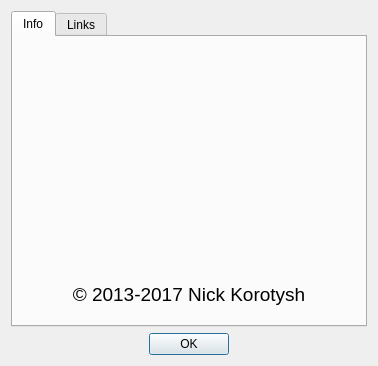
<?xml version="1.0" encoding="UTF-8"?>
<ui version="4.0">
 <class>digital_clock::gui::AboutDialog</class>
 <widget class="QDialog" name="digital_clock::gui::AboutDialog">
  <property name="geometry">
   <rect>
    <x>0</x>
    <y>0</y>
    <width>378</width>
    <height>323</height>
   </rect>
  </property>
  <property name="windowTitle">
   <string>About</string>
  </property>
  <layout class="QGridLayout" name="gridLayout">
   <item row="1" column="2">
    <spacer name="h_spacer_2">
     <property name="orientation">
      <enum>Qt::Horizontal</enum>
     </property>
     <property name="sizeHint" stdset="0">
      <size>
       <width>136</width>
       <height>20</height>
      </size>
     </property>
    </spacer>
   </item>
   <item row="1" column="1">
    <widget class="QPushButton" name="ok_btn">
     <property name="text">
      <string notr="true">OK</string>
     </property>
     <property name="default">
      <bool>true</bool>
     </property>
    </widget>
   </item>
   <item row="1" column="0">
    <spacer name="h_spacer_1">
     <property name="orientation">
      <enum>Qt::Horizontal</enum>
     </property>
     <property name="sizeHint" stdset="0">
      <size>
       <width>137</width>
       <height>20</height>
      </size>
     </property>
    </spacer>
   </item>
   <item row="0" column="0" colspan="3">
    <widget class="QTabWidget" name="tabWidget">
     <property name="currentIndex">
      <number>0</number>
     </property>
     <widget class="QWidget" name="info_tab">
      <attribute name="title">
       <string>Info</string>
      </attribute>
      <layout class="QVBoxLayout" name="info_tab_layout">
       <item>
        <widget class="QLabel" name="logo_lbl">
         <property name="text">
          <string notr="true">&lt;logo&gt;</string>
         </property>
         <property name="alignment">
          <set>Qt::AlignCenter</set>
         </property>
        </widget>
       </item>
       <item>
        <widget class="QLabel" name="app_name_lbl">
         <property name="font">
          <font>
           <pointsize>22</pointsize>
           <weight>75</weight>
           <bold>true</bold>
          </font>
         </property>
         <property name="text">
          <string notr="true">&lt;App Name&gt;</string>
         </property>
         <property name="alignment">
          <set>Qt::AlignCenter</set>
         </property>
        </widget>
       </item>
       <item>
        <widget class="QLabel" name="app_ver_lbl">
         <property name="font">
          <font>
           <pointsize>14</pointsize>
           <weight>75</weight>
           <bold>true</bold>
          </font>
         </property>
         <property name="text">
          <string notr="true">&lt;app version&gt;</string>
         </property>
         <property name="alignment">
          <set>Qt::AlignCenter</set>
         </property>
        </widget>
       </item>
       <item>
        <widget class="QLabel" name="build_qt_lbl">
         <property name="font">
          <font>
           <pointsize>12</pointsize>
          </font>
         </property>
         <property name="text">
          <string notr="true">&lt;build info&gt;</string>
         </property>
         <property name="alignment">
          <set>Qt::AlignCenter</set>
         </property>
        </widget>
       </item>
       <item>
        <widget class="QLabel" name="build_date_lbl">
         <property name="font">
          <font>
           <pointsize>12</pointsize>
          </font>
         </property>
         <property name="text">
          <string notr="true">&lt;build date&gt;</string>
         </property>
         <property name="alignment">
          <set>Qt::AlignCenter</set>
         </property>
        </widget>
       </item>
       <item>
        <widget class="QLabel" name="copyright_lbl">
         <property name="font">
          <font>
           <pointsize>14</pointsize>
          </font>
         </property>
         <property name="text">
          <string>© 2013-2017 Nick Korotysh</string>
         </property>
         <property name="alignment">
          <set>Qt::AlignCenter</set>
         </property>
        </widget>
       </item>
      </layout>
     </widget>
     <widget class="QWidget" name="links_tab">
      <attribute name="title">
       <string>Links</string>
      </attribute>
      <layout class="QVBoxLayout" name="links_tab_layout">
       <item>
        <widget class="QGroupBox" name="project_group">
         <property name="title">
          <string>Useful links</string>
         </property>
         <layout class="QVBoxLayout" name="project_group_layout">
          <item>
           <widget class="QLabel" name="homepage_lbl">
            <property name="text">
             <string>&lt;a href=&quot;http://digitalclock4.sourceforge.net/&quot;&gt;project home page&lt;/a&gt;</string>
            </property>
            <property name="alignment">
             <set>Qt::AlignCenter</set>
            </property>
            <property name="openExternalLinks">
             <bool>true</bool>
            </property>
           </widget>
          </item>
          <item>
           <widget class="QLabel" name="support_lbl">
            <property name="text">
             <string>&lt;a href=&quot;http://sourceforge.net/p/digitalclock4/tickets/&quot;&gt;bug report/feature request&lt;/a&gt;</string>
            </property>
            <property name="alignment">
             <set>Qt::AlignCenter</set>
            </property>
            <property name="openExternalLinks">
             <bool>true</bool>
            </property>
           </widget>
          </item>
          <item>
           <widget class="QLabel" name="changelog_lbl">
            <property name="text">
             <string>&lt;a href=&quot;http://sourceforge.net/p/digitalclock4/code/ci/default/tree/changelog.txt&quot;&gt;view full changelog&lt;/a&gt;</string>
            </property>
            <property name="alignment">
             <set>Qt::AlignCenter</set>
            </property>
            <property name="openExternalLinks">
             <bool>true</bool>
            </property>
           </widget>
          </item>
          <item>
           <widget class="QLabel" name="wiki_lbl">
            <property name="text">
             <string>&lt;a href=&quot;https://sourceforge.net/p/digitalclock4/wiki/How%20to%20create%20skin/&quot;&gt;how to create own skin&lt;/a&gt;</string>
            </property>
            <property name="alignment">
             <set>Qt::AlignCenter</set>
            </property>
            <property name="openExternalLinks">
             <bool>true</bool>
            </property>
           </widget>
          </item>
         </layout>
        </widget>
       </item>
       <item>
        <widget class="QGroupBox" name="info_group">
         <property name="title">
          <string>More info</string>
         </property>
         <layout class="QVBoxLayout" name="info_group_layout">
          <item>
           <widget class="QLabel" name="lnk_lbl_4">
            <property name="text">
             <string notr="true">&lt;a href=&quot;https://showroom.qt.io/digital-clock/&quot;&gt;showroom.qt.io&lt;/a&gt;</string>
            </property>
            <property name="alignment">
             <set>Qt::AlignCenter</set>
            </property>
            <property name="openExternalLinks">
             <bool>true</bool>
            </property>
           </widget>
          </item>
          <item>
           <widget class="QLabel" name="lnk_lbl_1">
            <property name="text">
             <string notr="true">&lt;a href=&quot;http://www.softpedia.com/get/Desktop-Enhancements/Clocks-Time-Management/Korotysh-Digital-Clock.shtml&quot;&gt;www.softpedia.com&lt;/a&gt;</string>
            </property>
            <property name="alignment">
             <set>Qt::AlignCenter</set>
            </property>
            <property name="openExternalLinks">
             <bool>true</bool>
            </property>
           </widget>
          </item>
          <item>
           <widget class="QLabel" name="lnk_lbl_2">
            <property name="text">
             <string notr="true">&lt;a href=&quot;http://mac.softpedia.com/get/Utilities/Digital-Clock-Nick-Korotysh.shtml&quot;&gt;mac.softpedia.com&lt;/a&gt;</string>
            </property>
            <property name="alignment">
             <set>Qt::AlignCenter</set>
            </property>
            <property name="openExternalLinks">
             <bool>true</bool>
            </property>
           </widget>
          </item>
          <item>
           <widget class="QLabel" name="lnk_lbl_3">
            <property name="text">
             <string notr="true">&lt;a href=&quot;http://www.filecluster.com/Desktop-Utilities/Clocks-Alarms/Download-Digital-Clock.html&quot;&gt;www.filecluster.com&lt;/a&gt;</string>
            </property>
            <property name="alignment">
             <set>Qt::AlignCenter</set>
            </property>
            <property name="openExternalLinks">
             <bool>true</bool>
            </property>
           </widget>
          </item>
         </layout>
        </widget>
       </item>
       <item>
        <widget class="QLabel" name="e_mail_label">
         <property name="text">
          <string notr="true">e-mail: &lt;a href=&quot;mailto:nick.korotysh@gmail.com&quot;&gt;nick.korotysh@gmail.com&lt;/a&gt;</string>
         </property>
         <property name="alignment">
          <set>Qt::AlignCenter</set>
         </property>
         <property name="openExternalLinks">
          <bool>true</bool>
         </property>
        </widget>
       </item>
      </layout>
     </widget>
    </widget>
   </item>
  </layout>
 </widget>
 <layoutdefault spacing="6" margin="11"/>
 <resources/>
 <connections>
  <connection>
   <sender>ok_btn</sender>
   <signal>clicked()</signal>
   <receiver>digital_clock::gui::AboutDialog</receiver>
   <slot>accept()</slot>
   <hints>
    <hint type="sourcelabel">
     <x>198</x>
     <y>276</y>
    </hint>
    <hint type="destinationlabel">
     <x>258</x>
     <y>279</y>
    </hint>
   </hints>
  </connection>
 </connections>
</ui>
